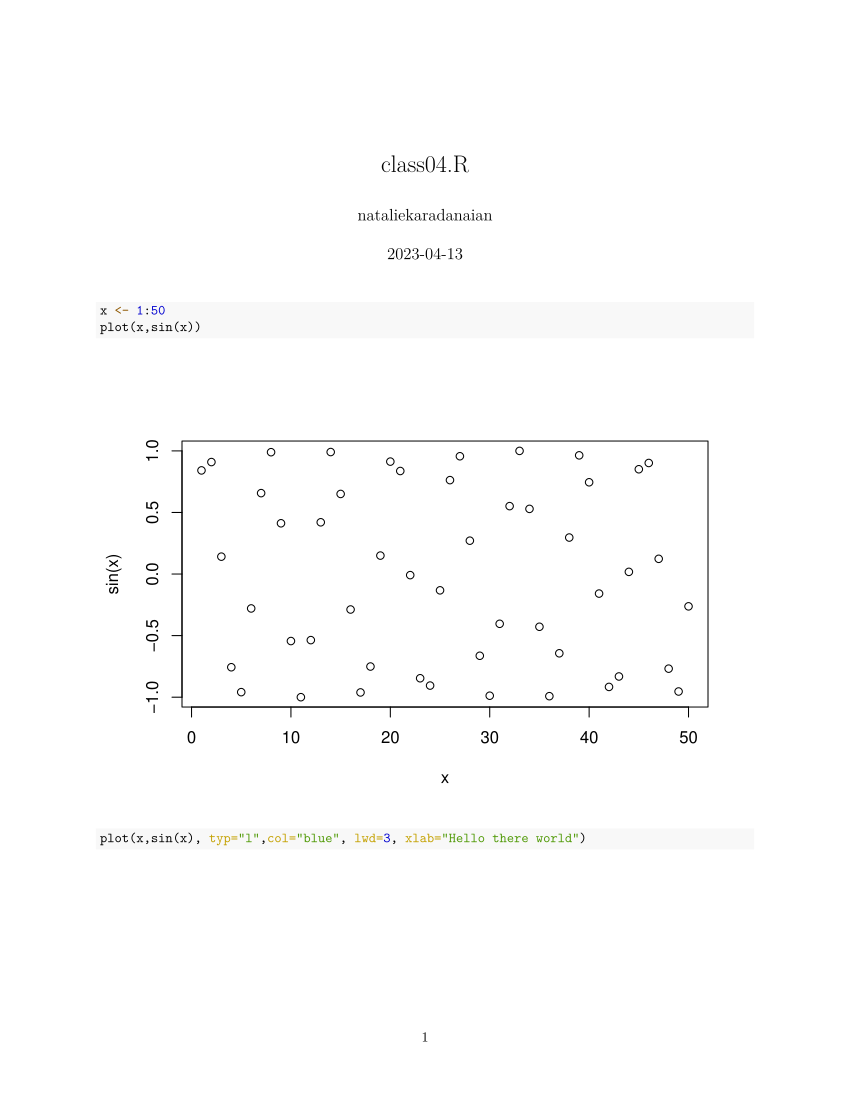

Write R code to recreate this figure.
x <- 1:50
plot(x,sin(x))
plot(x,sin(x), typ="l",col="blue", lwd=3, xlab="Hello there world")
